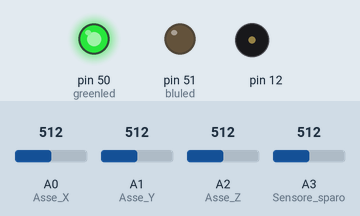
The sketch below on a simulated Arduino Mega 2560, built with avr-gcc and run on an emulated ATmega2560. Parts: output pins drawn as LEDs (lit = HIGH), buzzer (waves = sounding). The inputs (shaded band) are chosen by the test bench; at power-on: A3 (Sensore_sparo) = 512, A0 (Asse_X) = 512, A1 (Asse_Y) = 512, A2 (Asse_Z) = 512.

Above: at 4.7 s.
4.8 s: A3 (Sensore_sparo) set to 634
6.3 s: A3 (Sensore_sparo) set to 662
At 6.37 s:
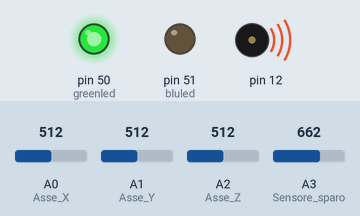
9.3 s: A3 (Sensore_sparo) set to 640
At 9.6 s:
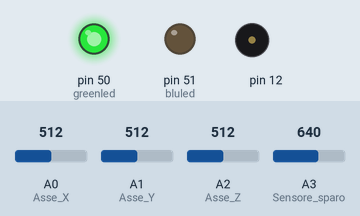
10.8 s: A3 (Sensore_sparo) set to 660
At 11.03 s:
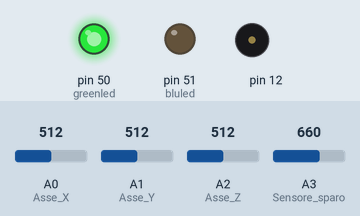
Timing chart, 0 to 14.8 s (numbered marks = the images above; inputs shaded):
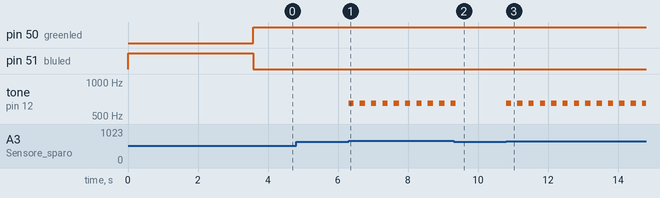

The sketch:

main.ino
```cpp
int offsetX,offsetY,offsetZ;         //Parametro usato per settare lo zero dell'accelerometro al momento dell'accensione
unsigned long TStart = 0;    // Variabile dedicata al tempo di partenza in millesimi

#define test 1000
#define bluled 51
#define greenled 50
const int ArrayLeght=1000;

uint8_t reactX[ArrayLeght];     //Buffer dedicati a immagazzinare i campioni provenienti dall'accelerometro
uint8_t reactY[ArrayLeght];
uint8_t reactZ[ArrayLeght];
uint16_t reactInstant[ArrayLeght];     //Buffer dedicato a immagiazzinare gli istanti i tempo associati ai campioni provenienti dell'accelerometro

void setup() {
  //******* SETTAGGI OUTPUT SERIALE *********
  Serial.begin(9600);    //Iniziallizzazione della seriale

  //******* SETTAGGI INPUT *********
  pinMode(A0,INPUT); //Asse X
  pinMode(A1,INPUT); //Asse Y
  pinMode(A2,INPUT); //Asse Z
  pinMode(A3,INPUT); //Sensore sparo

  analogReference(EXTERNAL);     //Imposta di prelevare sul Pin AREF di arduino la tesione di riferimento per la conversione 3.3v

  //******* SETTAGGI OUTPUT ********
  pinMode(greenled,OUTPUT);
  pinMode(bluled,OUTPUT);

  //******* SETTAGGI SENSORI ********
  Calibrate();
}
void loop(){
digitalWrite(greenled,HIGH);
 if (analogRead(A3)> 650){ //ricezione segnale di partenza
    TStart = millis();  //tempo di partenza
    tone(12,650,150);   //suono di partenza
    doReactTime();      //raccolta dati della partenza
    //doPrintResults();   //print dei dati dalla partenza
  }
}
```

calibrate.ino
```cpp
void Calibrate(){                          //Associa ai valori di offset i valori iniziali delle tre uscite dell'accelerometro per poter fare l'azzeramento
  float somma=0;
  digitalWrite(bluled,HIGH);
  delay(1000);
  for (int i;i<test;i++){
   somma += analogRead(A0);
   delay(1);
   }
  offsetX=somma/test; somma=0;

  for (int i;i<test;i++){
   somma += analogRead(A1);
   delay(1);
   }
  offsetY=somma/test; somma=0;

  for (int i;i<test;i++){
   somma += analogRead(A2);
   delay(1);
   }
  offsetZ=somma/test;
  digitalWrite(bluled,LOW);
}
```

doPrintResults.ino
```cpp
void doPrintResults(){
  for (int i=0;i<ArrayLeght;i++){
   Serial.println(sqrt(square(reactX[i]-offsetX)+square(reactY[i]-offsetY)+square(reactZ[i]-offsetZ)));
   delay(5);
  }
  for (int i=0;i<ArrayLeght;i++){
   Serial.println(reactInstant[i]);
   delay(5);
  }
}
```

doReactTime.ino
```cpp
void doReactTime(){
  for(int i = 0; i<ArrayLeght ; i++){
    reactInstant[i] = millis() - TStart;
    reactX[i] = analogRead(A0);
    reactY[i] = analogRead(A1);
    reactZ[i] = analogRead(A2);
  }
  digitalWrite(greenled,LOW);
}
```

Measured:
- the behaviour switches between 650 and 651 on A3 (Sensore_sparo) (found by bisection; images 0 and 1)
- after the input at 4.8 s, every drawn part: stays the same
- after the input at 6.3 s, tone on pin 12: alternates 650 Hz for 0.15 s and silent for 0.17 s, starting at once
- after the input at 9.3 s, tone on pin 12: goes on until 9.4 s, then stays silent
- after the input at 10.8 s, tone on pin 12: alternates 650 Hz for 0.15 s and silent for 0.17 s, starting at once
